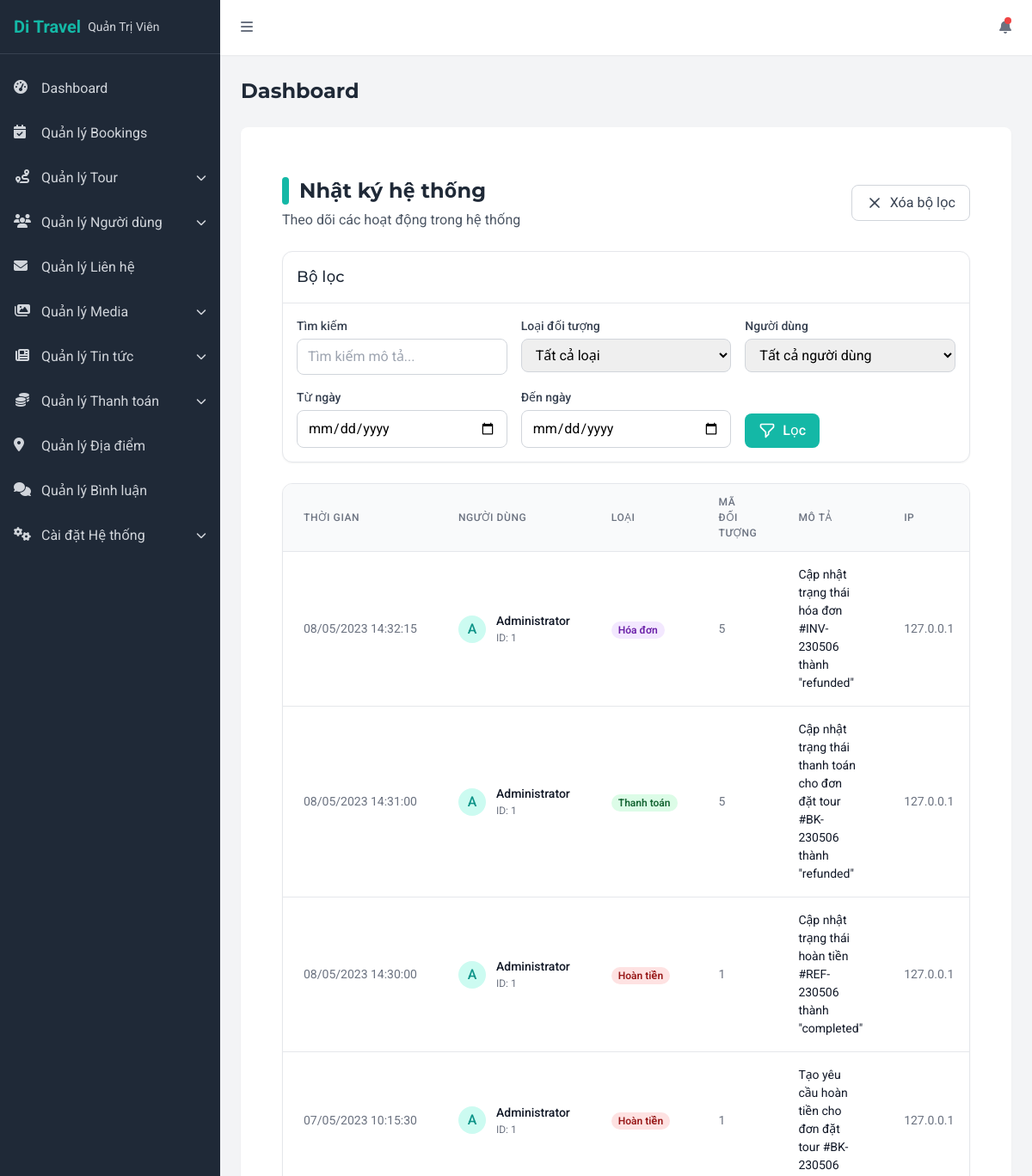
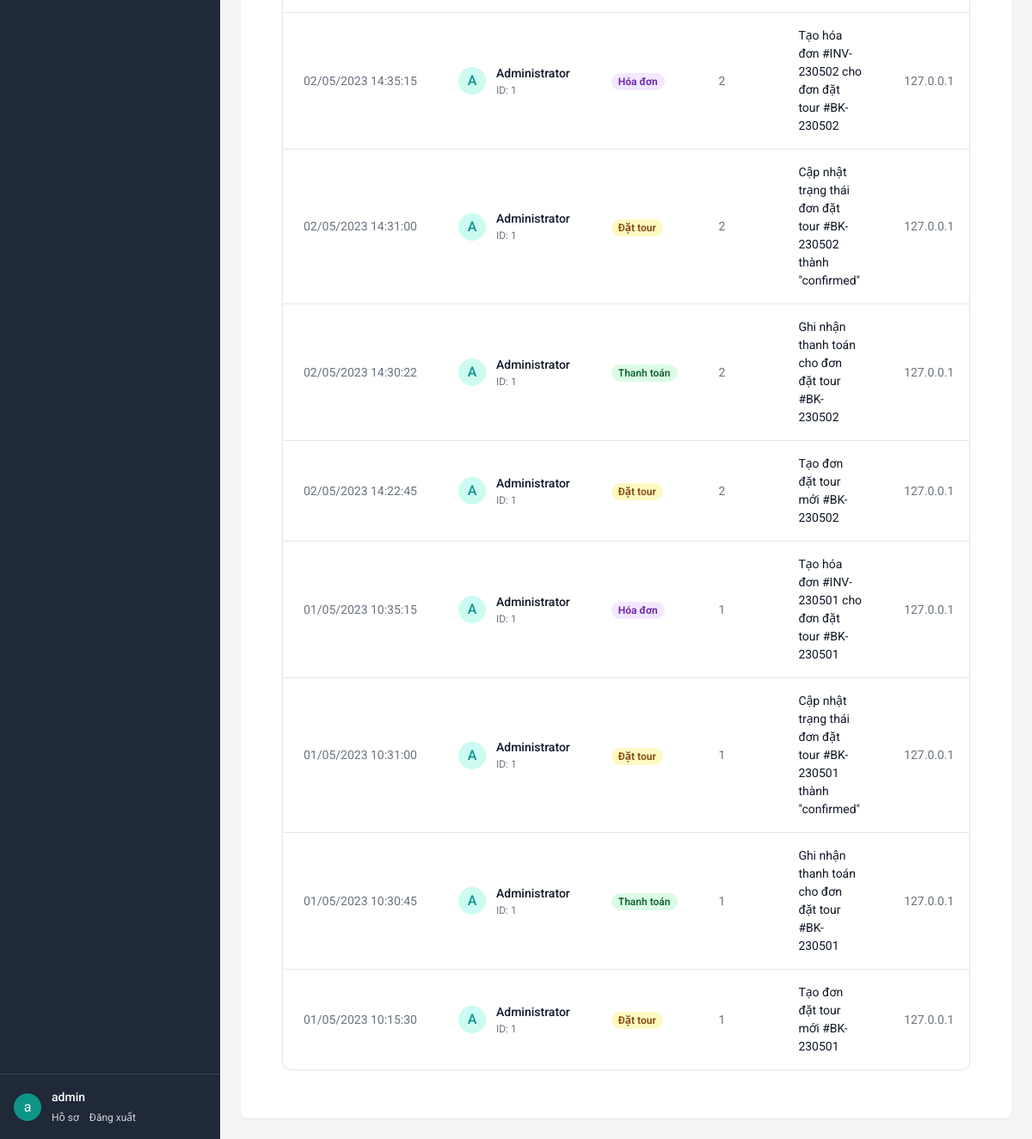
Screenshot of /admin/system/activity-logs (signed in) with the database file from the repository (2 pictures, top to bottom).
### tables this page shows
CREATE TABLE IF NOT EXISTS `activity_logs` (
  `id` INT AUTO_INCREMENT PRIMARY KEY,
  `user_id` INT,
  `action` VARCHAR(255) NOT NULL,
  `entity_type` VARCHAR(50),
  `entity_id` INT,
  `description` TEXT,
  `ip_address` VARCHAR(45),
  `user_agent` VARCHAR(255),
  `created_at` TIMESTAMP DEFAULT CURRENT_TIMESTAMP,
  FOREIGN KEY (`user_id`) REFERENCES `users` (`id`) ON DELETE SET NULL
);

CREATE TABLE IF NOT EXISTS `users` (
  `id` INT AUTO_INCREMENT PRIMARY KEY,
  `username` VARCHAR(50) NOT NULL UNIQUE,
  `email` VARCHAR(100) NOT NULL UNIQUE,
  `password` VARCHAR(255) NOT NULL,
  `full_name` VARCHAR(100),
  `phone` VARCHAR(20),
  `address` TEXT,
  `avatar` VARCHAR(255),
  `role_id` INT NOT NULL,
  `status` ENUM('active', 'inactive', 'banned') DEFAULT 'active',
  `email_verified` BOOLEAN DEFAULT FALSE,
  `verification_token` VARCHAR(255),
  `reset_token` VARCHAR(255),
  `reset_token_expires` DATETIME,
  `last_login` DATETIME,
  `created_at` TIMESTAMP DEFAULT CURRENT_TIMESTAMP,
  `updated_at` TIMESTAMP DEFAULT CURRENT_TIMESTAMP ON UPDATE CURRENT_TIMESTAMP,
  FOREIGN KEY (`role_id`) REFERENCES `roles` (`id`)
);

### app/views/admin/system/activity-logs.php (the view, shortened to what the rows shown need)
<div class="container px-6 py-8 mx-auto">
  <div class="flex flex-col md:flex-row md:items-center md:justify-between gap-4 mb-6">
    <div>
      <h2 class="text-2xl font-bold text-gray-800 flex items-center">
        <span class="w-2 h-8 bg-teal-500 rounded-full mr-3"></span>
        Nhật ký hệ thống
      </h2>
    </div>
  </div>
  <div class="bg-white rounded-xl border border-gray-200 shadow-sm overflow-hidden">
    <?php if(empty($logs['data'])): ?>
    <div class="p-8 text-center">
      <svg xmlns="http://www.w3.org/2000/svg" class="h-16 w-16 mx-auto text-gray-400" fill="none" viewBox="0 0 24 24"
        stroke="currentColor">
        <path stroke-linecap="round" stroke-linejoin="round" stroke-width="2"
          d="M12 8v4l3 3m6-3a9 9 0 11-18 0 9 9 0 0118 0z" />
      </svg>
      <h3 class="mt-4 text-lg font-medium text-gray-800">Không tìm thấy nhật ký hoạt động nào</h3>
      <p class="mt-2 text-gray-600">Thử thay đổi bộ lọc hoặc tìm kiếm với từ khóa khác.</p>
    </div>
    <?php else: ?>
    <div class="overflow-x-auto">
      <table class="min-w-full divide-y divide-gray-200">
        <thead class="bg-gray-50">
          <tr>
            <th scope="col" class="px-6 py-3 text-left text-xs font-medium text-gray-500 uppercase tracking-wider">
              Thời gian
            </th>
            <th scope="col" class="px-6 py-3 text-left text-xs font-medium text-gray-500 uppercase tracking-wider">
              Người dùng
            </th>
            <th scope="col" class="px-6 py-3 text-left text-xs font-medium text-gray-500 uppercase tracking-wider">
              Loại
            </th>
            <th scope="col" class="px-6 py-3 text-left text-xs font-medium text-gray-500 uppercase tracking-wider">
              Mã đối tượng
            </th>
            <th scope="col" class="px-6 py-3 text-left text-xs font-medium text-gray-500 uppercase tracking-wider">
              Mô tả
            </th>
            <th scope="col" class="px-6 py-3 text-left text-xs font-medium text-gray-500 uppercase tracking-wider">
              IP
            </th>
          </tr>
        </thead>
        <tbody class="bg-white divide-y divide-gray-200">
          <?php foreach($logs['data'] as $log): ?>
          <tr>
            <td class="px-6 py-4 whitespace-nowrap text-sm text-gray-500">
              <?= date('d/m/Y H:i:s', strtotime($log['created_at'])) ?>
            </td>
            <td class="px-6 py-4 whitespace-nowrap">
              <?php if(!empty($log['user_id'])): ?>
              <div class="flex items-center">
                <div
                  class="flex-shrink-0 h-8 w-8 bg-teal-100 rounded-full flex items-center justify-center text-teal-600 font-medium">
                  <?= strtoupper(substr($log['user_name'] ?? 'U', 0, 1)) ?>
                </div>
                <div class="ml-3">
                  <div class="text-sm font-medium text-gray-900"><?= htmlspecialchars($log['user_name'] ?? 'N/A') ?>
                  </div>
                  <div class="text-xs text-gray-500">ID: <?= $log['user_id'] ?></div>
                </div>
              </div>
              <?php endif; ?>
            </td>
            <td class="px-6 py-4 whitespace-nowrap">
              <span class="px-2 inline-flex text-xs leading-5 font-semibold rounded-full
                <?php
                switch($log['entity_type']) {
                  case 'invoice':
                    echo 'bg-purple-100 text-purple-800';
                    break;
                  case 'payment':
                    echo 'bg-green-100 text-green-800';
                    break;
                  case 'refund':
                    echo 'bg-red-100 text-red-800';
                    break;
                  case 'booking':
                    echo 'bg-yellow-100 text-yellow-800';
                    break;
                }
                ?>">
                <?php
                switch($log['entity_type']) {
                  case 'invoice':
                    echo 'Hóa đơn';
                    break;
                  case 'payment':
                    echo 'Thanh toán';
                    break;
                  case 'refund':
                    echo 'Hoàn tiền';
                    break;
                  case 'booking':
                    echo 'Đặt tour';
                    break;
                }
                ?>
              </span>
            </td>
            <td class="px-6 py-4 whitespace-nowrap text-sm text-gray-500">
              <?= $log['entity_id'] ?>
            </td>
            <td class="px-6 py-4">
              <div class="text-sm text-gray-900"><?= htmlspecialchars($log['description']) ?></div>
            </td>
            <td class="px-6 py-4 whitespace-nowrap text-sm text-gray-500">
              <?= htmlspecialchars($log['ip_address'] ?? 'N/A') ?>
            </td>
          </tr>
          <?php endforeach; ?>
        </tbody>
      </table>
    </div>
    <?php endif; ?>
  </div>
</div>

### rows the page displays
activity_logs: created_at "08/05/2023 14:32:15", user.full_name "A", user.full_name "Administrator", user "1", entity_type "Hóa đơn", entity "5", description "Cập nhật trạng thái hóa đơn #INV-230506 thành \"refunded\"", ip_address "127.0.0.1"
activity_logs: created_at "08/05/2023 14:31:00", user.full_name "A", user.full_name "Administrator", user "1", entity_type "Thanh toán", entity "5", description "Cập nhật trạng thái thanh toán cho đơn đặt tour #BK-230506 thành \"refunded\"", ip_address "127.0.0.1"
activity_logs: created_at "08/05/2023 14:30:00", user.full_name "A", user.full_name "Administrator", user "1", entity_type "Hoàn tiền", entity "1", description "Cập nhật trạng thái hoàn tiền #REF-230506 thành \"completed\"", ip_address "127.0.0.1"
activity_logs: created_at "07/05/2023 10:15:30", user.full_name "A", user.full_name "Administrator", user "1", entity_type "Hoàn tiền", entity "1", description "Tạo yêu cầu hoàn tiền cho đơn đặt tour #BK-230506", ip_address "127.0.0.1"
activity_logs: created_at "02/05/2023 14:35:15", user.full_name "A", user.full_name "Administrator", user "1", entity_type "Hóa đơn", entity "2", description "Tạo hóa đơn #INV-230502 cho đơn đặt tour #BK-230502", ip_address "127.0.0.1"
activity_logs: created_at "02/05/2023 14:31:00", user.full_name "A", user.full_name "Administrator", user "1", entity_type "Đặt tour", entity "2", description "Cập nhật trạng thái đơn đặt tour #BK-230502 thành \"confirmed\"", ip_address "127.0.0.1"
activity_logs: created_at "02/05/2023 14:30:22", user.full_name "A", user.full_name "Administrator", user "1", entity_type "Thanh toán", entity "2", description "Ghi nhận thanh toán cho đơn đặt tour #BK-230502", ip_address "127.0.0.1"
activity_logs: created_at "02/05/2023 14:22:45", user.full_name "A", user.full_name "Administrator", user "1", entity_type "Đặt tour", entity "2", description "Tạo đơn đặt tour mới #BK-230502", ip_address "127.0.0.1"
activity_logs: created_at "01/05/2023 10:35:15", user.full_name "A", user.full_name "Administrator", user "1", entity_type "Hóa đơn", entity "1", description "Tạo hóa đơn #INV-230501 cho đơn đặt tour #BK-230501", ip_address "127.0.0.1"
activity_logs: created_at "01/05/2023 10:31:00", user.full_name "A", user.full_name "Administrator", user "1", entity_type "Đặt tour", entity "1", description "Cập nhật trạng thái đơn đặt tour #BK-230501 thành \"confirmed\"", ip_address "127.0.0.1"
activity_logs: created_at "01/05/2023 10:30:45", user.full_name "A", user.full_name "Administrator", user "1", entity_type "Thanh toán", entity "1", description "Ghi nhận thanh toán cho đơn đặt tour #BK-230501", ip_address "127.0.0.1"
activity_logs: created_at "01/05/2023 10:15:30", user.full_name "A", user.full_name "Administrator", user "1", entity_type "Đặt tour", entity "1", description "Tạo đơn đặt tour mới #BK-230501", ip_address "127.0.0.1"

### other values shown
substr($_SESSION['username'] ?? 'A', 0, 1) "a"
$_SESSION['username'] "admin"
$pageTitle "Dashboard"
